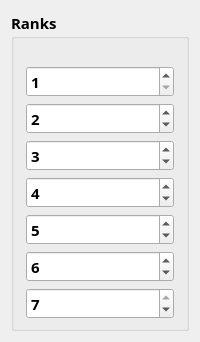
                  <widget class="QWidget" name="ranksWidget" native="true">
                   <layout class="QVBoxLayout" name="verticalLayout_44">
                    <item>
                     <widget class="QGroupBox" name="pillarRanksGB">
                      <property name="font">
                       <font>
                        <family>JetBrains Mono</family>
                        <pointsize>11</pointsize>
                        <weight>75</weight>
                        <bold>true</bold>
                       </font>
                      </property>
                      <property name="title">
                       <string>Ranks</string>
                      </property>
                      <property name="flat">
                       <bool>false</bool>
                      </property>
                      <layout class="QVBoxLayout" name="verticalLayout_45">
                       <property name="spacing">
                        <number>6</number>
                       </property>
                       <property name="leftMargin">
                        <number>3</number>
                       </property>
                       <property name="topMargin">
                        <number>18</number>
                       </property>
                       <property name="rightMargin">
                        <number>3</number>
                       </property>
                       <property name="bottomMargin">
                        <number>0</number>
                       </property>
                       <item>
                        <widget class="QWidget" name="pillarRanksWidget" native="true">
                         <layout class="QVBoxLayout" name="verticalLayout_46">
                          <item>
                           <widget class="QSpinBox" name="spinBox_7">
                            <property name="minimum">
                             <number>1</number>
                            </property>
                            <property name="maximum">
                             <number>7</number>
                            </property>
                           </widget>
                          </item>
                          <item>
                           <widget class="QSpinBox" name="spinBox_6">
                            <property name="minimum">
                             <number>1</number>
                            </property>
                            <property name="maximum">
                             <number>7</number>
                            </property>
                            <property name="value">
                             <number>2</number>
                            </property>
                           </widget>
                          </item>
                          <item>
                           <widget class="QSpinBox" name="spinBox_5">
                            <property name="minimum">
                             <number>1</number>
                            </property>
                            <property name="maximum">
                             <number>7</number>
                            </property>
                            <property name="value">
                             <number>3</number>
                            </property>
                           </widget>
                          </item>
                          <item>
                           <widget class="QSpinBox" name="spinBox_4">
                            <property name="minimum">
                             <number>1</number>
                            </property>
                            <property name="maximum">
                             <number>7</number>
                            </property>
                            <property name="value">
                             <number>4</number>
                            </property>
                           </widget>
                          </item>
                          <item>
                           <widget class="QSpinBox" name="spinBox_3">
                            <property name="minimum">
                             <number>1</number>
                            </property>
                            <property name="maximum">
                             <number>7</number>
                            </property>
                            <property name="value">
                             <number>5</number>
                            </property>
                           </widget>
                          </item>
                          <item>
                           <widget class="QSpinBox" name="spinBox_2">
                            <property name="minimum">
                             <number>1</number>
                            </property>
                            <property name="maximum">
                             <number>7</number>
                            </property>
                            <property name="value">
                             <number>6</number>
                            </property>
                           </widget>
                          </item>
                          <item>
                           <widget class="QSpinBox" name="spinBox_1">
                            <property name="minimum">
                             <number>1</number>
                            </property>
                            <property name="maximum">
                             <number>7</number>
                            </property>
                            <property name="value">
                             <number>7</number>
                            </property>
                           </widget>
                          </item>
                         </layout>
                        </widget>
                       </item>
                      </layout>
                     </widget>
                    </item>
                   </layout>
                  </widget>
